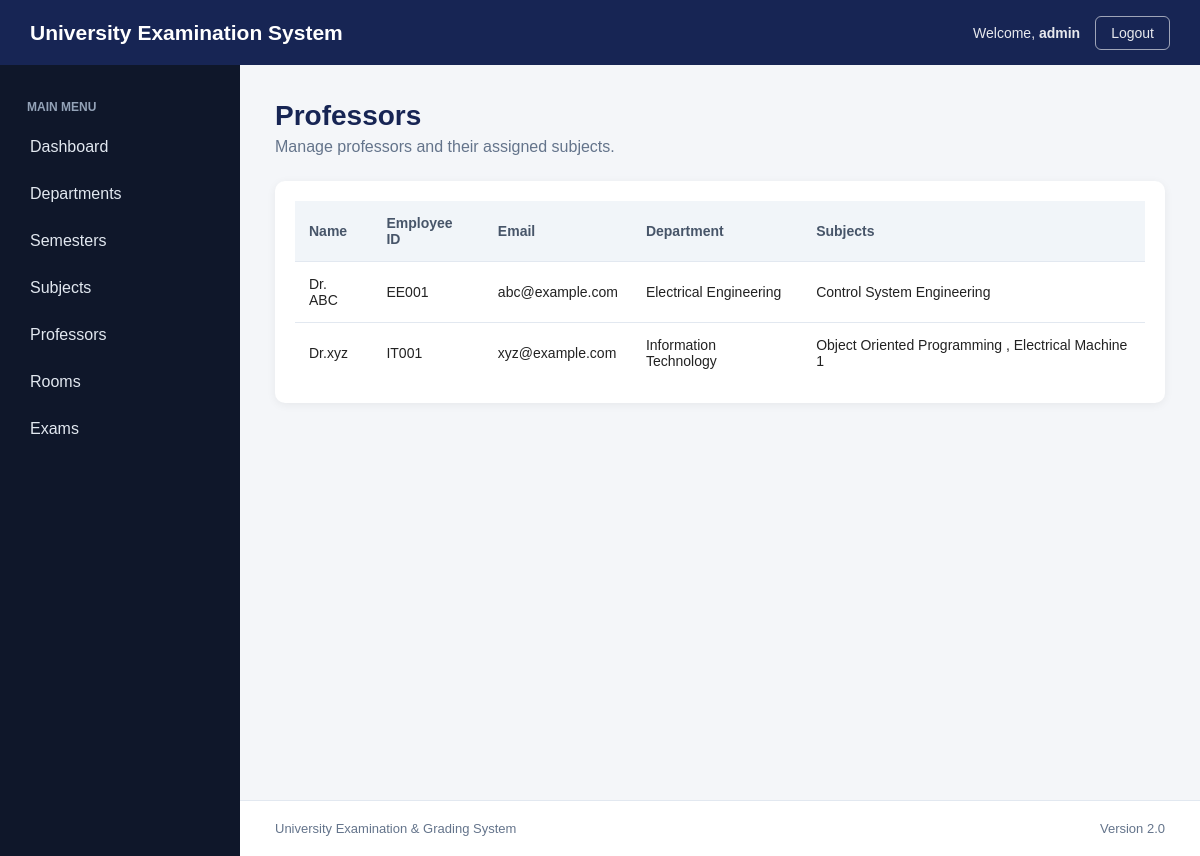
/professors/ (signed in), run on the app's committed database.
### academics/models.py (models this page shows, shortened)
class Professor(models.Model):
    name = models.CharField(
        max_length=100
    )
    employee_id = models.CharField(
        max_length=30,
        unique=True
    )
    email = models.EmailField(
        unique=True
    )
    phone = models.CharField(
        max_length=15,
        blank=True
    )
    department = models.ForeignKey(
        Department,
        on_delete=models.CASCADE,
        related_name="professors"
    )

class Department(models.Model):
    name = models.CharField(max_length=100)
    code = models.CharField(
        max_length=20,
        unique=True
    )
    description = models.TextField(
        blank=True
    )

class Subject(models.Model):
    semester = models.ForeignKey(
        Semester,
        on_delete=models.CASCADE,
        related_name="subjects"
    )
    name = models.CharField(
        max_length=150
    )
    code = models.CharField(
        max_length=30,
        unique=True
    )
    credits = models.PositiveIntegerField()
    professors = models.ManyToManyField(
        Professor,
        related_name="subjects",
        blank=True
    )

### academics/views.py (the view)
@login_required
def professors(request):
    professors = Professor.objects.select_related(
        "department"
    ).prefetch_related(
        "subjects"
    ).order_by("name")
    return render(
        request,
        "academics/professors.html",
        {
            "professors": professors
        }
    )

### academics/templates/academics/professors.html (shortened to what this page needs)
{% extends "academics/base.html" %}
{% block content %}
<div class="page-header">
    <div>
        <h1 class="page-title">
            Professors
        </h1>
        <p class="page-description">
            Manage professors and their assigned subjects.
        </p>
    </div>
</div>
<div class="table-container">
    <table class="data-table">
        <thead>
            <tr>
                <th>Name</th>
                <th>Employee ID</th>
                <th>Email</th>
                <th>Department</th>
                <th>Subjects</th>
            </tr>
        </thead>
        <tbody>
            {% for professor in professors %}
            <tr>
                <td>
                    {{ professor.name }}
                </td>
                <td>
                    {{ professor.employee_id }}
                </td>
                <td>
                    {{ professor.email }}
                </td>
                <td>
                    {{ professor.department.name }}
                </td>
                <td>
                    {% for subject in professor.subjects.all %}
                        {{ subject.name }}
                        {% if not forloop.last %}
                            ,
                        {% endif %}
                    {% empty %}
                        No subjects assigned.
                    {% endfor %}
                </td>
            </tr>
            {% empty %}
            <tr>
                <td colspan="5">
                    No professors available.
                </td>
            </tr>
            {% endfor %}
        </tbody>
    </table>
</div>
{% endblock %}

### academics/templates/academics/base.html (shortened to what this page needs)
{% load static %}
<!DOCTYPE html>
<html lang="en">
<head>
    <link
        rel="stylesheet"
        href="{% static 'academics/css/style.css' %}"
    >
</head>
<body>
<header class="topbar">
    <div class="logo">
        University Examination System
    </div>
    <div class="topbar-right">
        {% if user.is_authenticated %}
            <span class="welcome-text">
                Welcome,
                <strong>
                    {{ user.username }}
                </strong>
            </span>
            <form
                method="POST"
                action="{% url 'logout' %}"
                class="logout-form"
            >
                <button
                    type="submit"
                    class="logout-button"
                >
                    Logout
                </button>
            </form>
        {% endif %}
    </div>
</header>
<div class="layout">
    <aside class="sidebar">
        <div class="sidebar-title">
            MAIN MENU
        </div>
        <a
            href="{% url 'home' %}"
            class="nav-link"
        >
            Dashboard
        </a>
        <a
            href="{% url 'departments' %}"
            class="nav-link"
        >
            Departments
        </a>
        <a
            href="{% url 'semesters' %}"
            class="nav-link"
        >
            Semesters
        </a>
        <a
            href="{% url 'subjects' %}"
            class="nav-link"
        >
            Subjects
        </a>
        <a
            href="{% url 'professors' %}"
            class="nav-link"
        >
            Professors
        </a>
        <a
            href="{% url 'rooms' %}"
            class="nav-link"
        >
            Rooms
        </a>
        <a
            href="{% url 'exams' %}"
            class="nav-link"
        >
            Exams
        </a>
    </aside>
    <main class="main-content">
        {% block content %}
        {% endblock %}
    </main>
</div>
<footer class="footer">
    <p>
        University Examination & Grading System
    </p>
    <p>
        Version 2.0
    </p>
</footer>
</body>
</html>

### academics/static/academics/css/style.css (style rules this page uses)
* { margin: 0; padding: 0; box-sizing: border-box; }
body { font-family: Arial, Helvetica, sans-serif; background-color: #f4f6f9; color: #222; }
.topbar { height: 65px; background-color: #172554; color: white; display: flex; align-items: center; justify-content: space-between; padding: 0 30px; position: fixed; top: 0; left: 0; right: 0; z-index: 1000; }
.logo { font-size: 21px; font-weight: bold; }
.topbar-right { font-size: 14px; opacity: 0.9; }
.layout { display: flex; min-height: calc(100vh - 65px); margin-top: 65px; }
.sidebar { width: 240px; background-color: #0f172a; padding: 25px 15px; position: fixed; top: 65px; bottom: 0; left: 0; }
.sidebar-title { color: #94a3b8; font-size: 12px; font-weight: bold; margin: 10px 12px 12px; }
.nav-link { display: block; color: #e2e8f0; text-decoration: none; padding: 12px 15px; margin-bottom: 5px; border-radius: 7px; transition: 0.2s; }
.main-content { margin-left: 240px; width: calc(100% - 240px); padding: 35px; }
.page-header { display: flex; justify-content: space-between; align-items: center; margin-bottom: 25px; }
.page-title { font-size: 28px; color: #172554; }
.page-description { margin-top: 6px; color: #64748b; }
.table-container { background-color: white; border-radius: 10px; padding: 20px; box-shadow: 0 2px 10px rgba(0, 0, 0, 0.06); overflow-x: auto; }
.data-table { width: 100%; border-collapse: collapse; }
.data-table th { background-color: #f1f5f9; text-align: left; padding: 14px; font-size: 14px; color: #475569; }
.data-table td { padding: 14px; border-top: 1px solid #e2e8f0; font-size: 14px; }
.footer { margin-left: 240px; padding: 20px 35px; background-color: white; border-top: 1px solid #e2e8f0; color: #64748b; display: flex; justify-content: space-between; font-size: 13px; }
.topbar-right { display: flex; align-items: center; gap: 15px; }
.welcome-text { color: white; font-size: 14px; }
.welcome-text strong { font-weight: 600; }
.logout-form { display: inline; margin: 0; }
.logout-button { background: transparent; border: 1px solid rgba(255, 255, 255, 0.65); color: white; padding: 8px 15px; border-radius: 6px; cursor: pointer; font-size: 14px; transition: 0.2s ease; }

### data on the page
Professor: name "Dr. ABC", employee_id "EE001", email "abc@example.com", department.name "Electrical Engineering"
Subject: name "Control System Engineering"
Professor: name "Dr.xyz", employee_id "IT001", email "xyz@example.com", department.name "Information Technology"
Subject: name "Object Oriented Programming"
Subject: name "Electrical Machine 1"

### other printed values
{{ user.username }} "admin"
